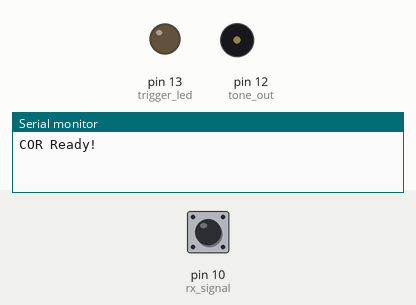
Bench run of a sketch on a simulated Arduino Uno, built with avr-gcc and run on an emulated ATmega328P. Shown: output pins drawn as LEDs (lit = HIGH), buzzer (waves = sounding), the last lines printed to the serial monitor. Inputs (shaded band) come from the test bench; at power-on: pin 10 (rx_signal) HIGH. Pins used as bus, display or sensor lines are not drawn.

Above: at 11.2 s.
11.3 s: pin 10 (rx_signal) pulled LOW for 0.15 s
At 12.6 s:
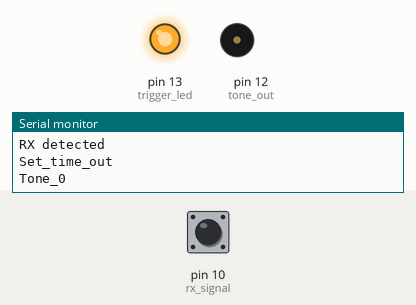
14.4 s: pin 10 (rx_signal) pulled LOW for 1 s
At 16.02 s:
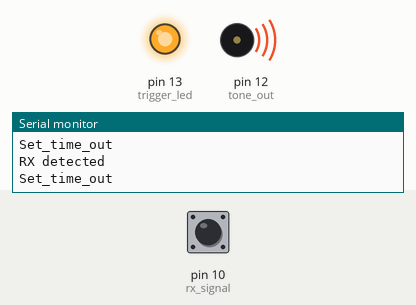
18.4 s: pin 10 (rx_signal) pulled LOW for 3.2 s
At 19.7 s:
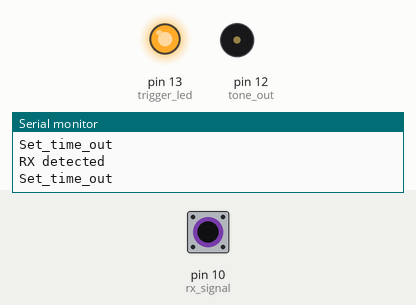
Timing chart, 0 to 24.7 s (numbered marks = the images above; inputs shaded):
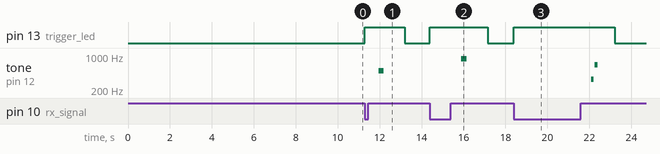

The sketch:

repeater_COR_v1.3.ino
```cpp
    //Repeater COS design for Motorola Radius or Maxtrac
    //Samuel Rebosura

    void(* resetFunc) (void) = 0; //software reset vector
    const int rx_signal =  10;
    const int tx_control =  11;
    const int tone_out = 12;
    const int trigger_led =  13;
    int rx_active = 1;
    int last_rx_state = HIGH;
    int tone_signal = 0;
    int tone_ready = 0;
    long debounceDelay = 50;
    long lastRxDebounceTime = 0;
    long TimeLastCheck = millis();
    long trigger_timeout = 45;
    long TimeoutTime = 0;
    long time_var = 0;
    int time_out_state = 0;

void setup() {
       Serial.begin(9600);
       pinMode(tx_control,OUTPUT);
       pinMode(trigger_led, OUTPUT);
       pinMode(rx_signal, INPUT_PULLUP);
       digitalWrite(tx_control,LOW);
       digitalWrite(trigger_led,LOW);
       Serial.println("COR Ready!");
       delay(10000);

}

void loop() {
  trigger_control();
}

void wait_rx() {
  int reading;
  int rx_state=1;
  //rx signal
  reading = digitalRead(rx_signal);
  if (reading != last_rx_state) {
   lastRxDebounceTime = millis();
     }
      if ((millis() - lastRxDebounceTime) > debounceDelay) {
        rx_state = reading;
        lastRxDebounceTime=millis();
        }
        last_rx_state = reading;
      if(rx_state==0){
        rx_active = 1;
        }
 }

void trigger_control() {
  if (digitalRead(rx_signal) == 0 && tone_ready == 1)  {
    check_timeout();
    return;
  }
  if (digitalRead(rx_signal) == 0)  {
    digitalWrite(tx_control,HIGH);
    digitalWrite(trigger_led,HIGH);
    Serial.println("RX detected");
    tone_ready = 1;
    set_timeout();
   }
  if (digitalRead(rx_signal) == 1 && tone_ready == 1)  {
    delay(500);
    send_tone();
    delay(750);
    digitalWrite(tx_control,LOW);
    digitalWrite(trigger_led,LOW);
    tone_signal = tone_signal+1;
    if (tone_signal == 4) {
      tone_signal = 0;
    }
    Serial.println("Tone_signal:");
    Serial.println(tone_signal);
    Serial.println("Transmit Time = ");
    //time_var = trigger_timeout-(TimeoutTime/1000);
    //Serial.println(time_var);
    set_timeout();
   }
  if (digitalRead(rx_signal) == 1 && tone_ready == 0)  {
    return;
  }

}

void send_tone() {
 switch (tone_signal) {
      case 0:
        tone0();
        break;
      case 1:
        tone1();
        break;
      case 2:
        tone2();
        break;
      case 3:
        tone3();
        break;
      //default:
       // tone_signal = 0;
       // break;
 }
}

void tone0() {
      tone(tone_out, 495, 250);
      delay(250);
      noTone(tone_out);
      delay(250);
      tone_ready = 0;
      Serial.println("Tone_0");
}
void tone1() {
      tone(tone_out, 880, 250);
      delay(250);
      noTone(tone_out);
      delay(250);
      tone_ready = 0;
      Serial.println("Tone_1");
}
void tone2() {
      tone(tone_out, 330, 100);
      delay(150);
      tone(tone_out, 660, 150);
      delay(200);
      tone_ready = 0;
      Serial.println("Tone_2");
}
void tone3() {
     tone(tone_out, 1760, 100);
      delay(100);
      tone(tone_out, 880, 100);
      delay(100);
      tone(tone_out, 330, 150);
      delay(200);
      tone_ready = 0;
      Serial.println("Tone_3");
}

void tone4() {
      tone(tone_out, 1760, 100);
      delay(150);
      tone(tone_out, 800, 100);
      delay(150);
      tone(tone_out, 540, 100);
      tone_ready = 0;
      Serial.println("Tone_4");
}
 void set_timeout() {

    TimeoutTime = trigger_timeout*1000;
    TimeLastCheck = millis();
    Serial.println("Set_time_out");

  }

  void check_timeout() {
    TimeoutTime -= ((millis() - TimeLastCheck));
    TimeLastCheck = millis();
    //Serial.println(TimeoutTime);
    if (TimeoutTime <= 0) {
      tone4();
      tone4();
      tone4();
      tone4();
      tone4();
      delay(750);
      digitalWrite(tx_control,LOW);
      digitalWrite(trigger_led,LOW);
      Serial.println("Time_out");
      resetFunc();
      }
    }
```

Measured:
- after the input at 11.3 s, pin 13 (trigger_led): LOW → HIGH at once, → LOW 1.9 s later; tone on pin 12 (tone_out): silent → 495 Hz after 0.65 s, → silent 0.25 s later
- after the input at 14.4 s, pin 13 (trigger_led): LOW → HIGH at once, → LOW 2.8 s later; tone on pin 12 (tone_out): silent → 880 Hz after 1.5 s, → silent 0.25 s later
- after the input at 18.4 s, pin 13 (trigger_led): LOW → HIGH at once, → LOW 4.8 s later; tone on pin 12 (tone_out): silent → 330 Hz after 3.7 s, → silent 0.10 s later, → 660 Hz 0.05 s later, → silent 0.15 s later
